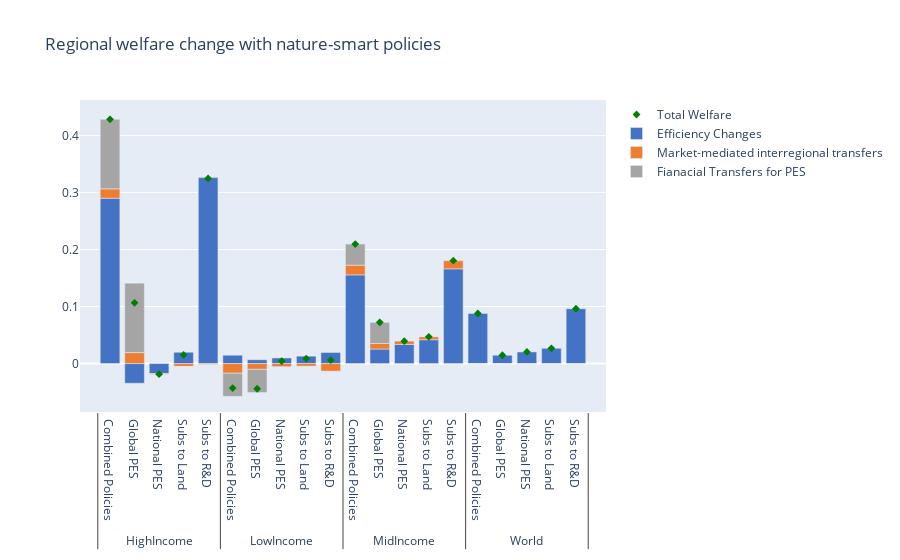

The notebook cell saved with this chart:
### Code cell
#Figure 2-Panel b

plot_clustack(fp_2b,value_fig2b, plt_details_fig2b, 0)

### Figure 1 — Plotly figure (JSON) as saved in the notebook; plotly's stock layout.template omitted (floating-point values rounded to 4 significant figures)
{"data": [{"marker": {"color": "green", "symbol": "diamond"}, "mode": "markers", "name": "Total Welfare", "type": "scatter", "x": [["HighIncome", "HighIncome", "HighIncome", "HighIncome", "HighIncome", "LowIncome", "LowIncome", "LowIncome", "LowIncome", "LowIncome", "MidIncome", "MidIncome", "MidIncome", "MidIncome", "MidIncome", "World", "World", "World", "World", "World"], ["Combined Policies", "Global PES", "National PES", "Subs to Land", "Subs to R&D", "Combined Policies", "Global PES", "National PES", "Subs to Land", "Subs to R&D", "Combined Policies", "Global PES", "National PES", "Subs to Land", "Subs to R&D", "Combined Policies", "Global PES", "National PES", "Subs to Land", "Subs to R&D"]], "y": [0.4284, 0.1066, -0.01864, 0.01525, 0.3248, -0.04293, -0.04413, 0.004389, 0.008505, 0.006149, 0.2096, 0.07234, 0.03938, 0.04685, 0.1804, 0.0878, 0.01456, 0.02039, 0.0268, 0.09619]}, {"marker": {"color": "#4472C4"}, "name": "Efficiency Changes", "type": "bar", "x": [["LowIncome", "MidIncome", "HighIncome", "World", "LowIncome", "MidIncome", "HighIncome", "World", "LowIncome", "MidIncome", "HighIncome", "World", "LowIncome", "MidIncome", "HighIncome", "World", "LowIncome", "MidIncome", "HighIncome", "World"], ["Global PES", "Global PES", "Global PES", "Global PES", "National PES", "National PES", "National PES", "National PES", "Subs to Land", "Subs to Land", "Subs to Land", "Subs to Land", "Subs to R&D", "Subs to R&D", "Subs to R&D", "Subs to R&D", "Combined Policies", "Combined Policies", "Combined Policies", "Combined Policies"]], "y": [0.006708, 0.02552, -0.03451, 0.01462, 0.009811, 0.03355, -0.01751, 0.02039, 0.01298, 0.04185, 0.01989, 0.0268, 0.01947, 0.1662, 0.3263, 0.0962, 0.01465, 0.1555, 0.29, 0.08786]}, {"marker": {"color": "#ED7D31"}, "name": "Market-mediated interregional transfers", "type": "bar", "x": [["LowIncome", "MidIncome", "HighIncome", "World", "LowIncome", "MidIncome", "HighIncome", "World", "LowIncome", "MidIncome", "HighIncome", "World", "LowIncome", "MidIncome", "HighIncome", "World", "LowIncome", "MidIncome", "HighIncome", "World"], ["Global PES", "Global PES", "Global PES", "Global PES", "National PES", "National PES", "National PES", "National PES", "Subs to Land", "Subs to Land", "Subs to Land", "Subs to Land", "Subs to R&D", "Subs to R&D", "Subs to R&D", "Subs to R&D", "Combined Policies", "Combined Policies", "Combined Policies", "Combined Policies"]], "y": [-0.01014, 0.009797, 0.01925, -7.228e-06, -0.005422, 0.005823, -0.001137, -1.211e-06, -0.004479, 0.004998, -0.004636, -6.041e-07, -0.01332, 0.01422, -0.001459, -9.499e-06, -0.01691, 0.01713, 0.01643, -1.453e-05]}, {"marker": {"color": "#A5A5A5"}, "name": "Fianacial Transfers for PES", "type": "bar", "x": [["LowIncome", "MidIncome", "HighIncome", "World", "LowIncome", "MidIncome", "HighIncome", "World"], ["Global PES", "Global PES", "Global PES", "Global PES", "Combined Policies", "Combined Policies", "Combined Policies", "Combined Policies"]], "y": [-0.0407, 0.03702, 0.1219, -5.288e-05, -0.04067, 0.03699, 0.1219, -5.221e-05]}], "layout": {"barmode": "relative", "title": {"text": "Regional welfare change with nature-smart policies"}}}
